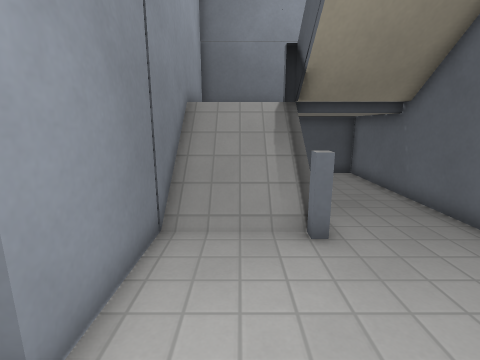
view 1 (above)

16 first-person views from a walk through a Godot game level. The camera is 1.3 m above the floor, tilts 12° down and sees 85° across. The floor is counted in squares, 0.5 m on a side. Each view is taken from the middle of a square. On the plan, view 1 faces up. The plan holds only what a view shows up to about 18 squares ahead; the rest is blank. The place goes on beyond the plan. Surface patterns are stand-ins for the level's own textures.

view 2
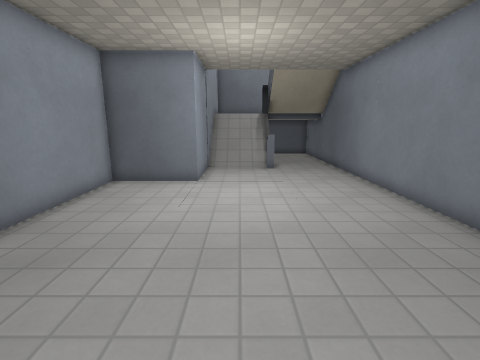

view 3
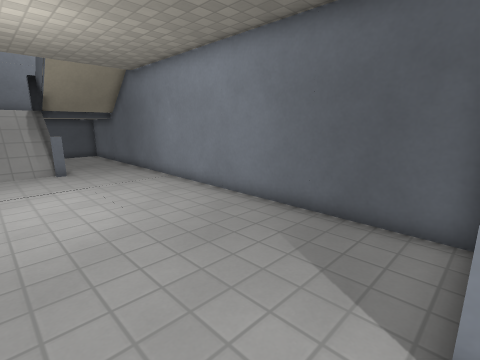

view 4
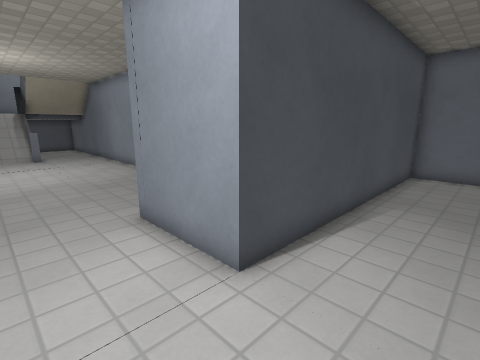

view 5
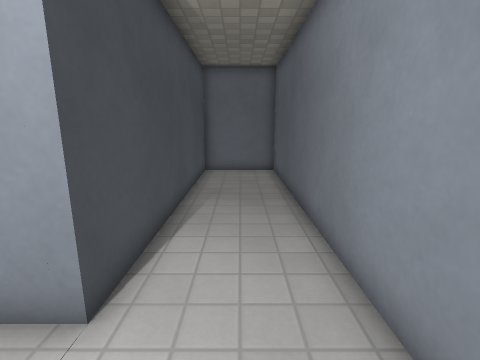

view 6
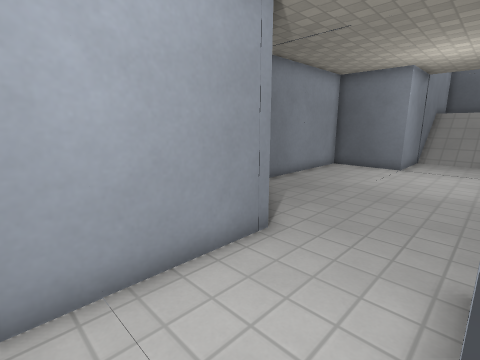

view 7
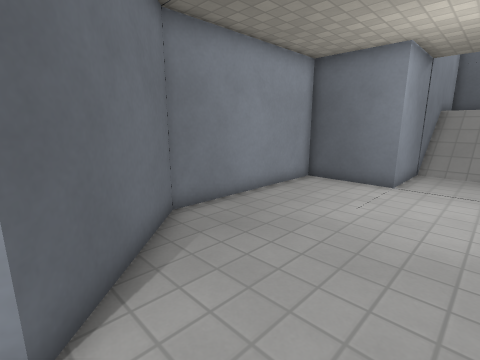

view 8
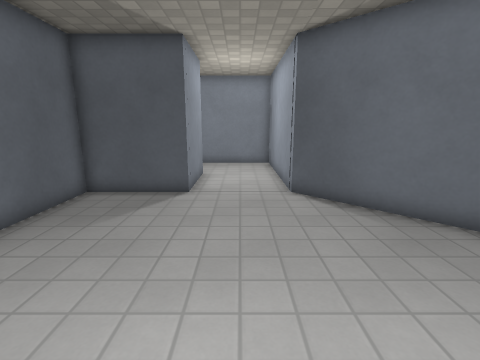

view 9
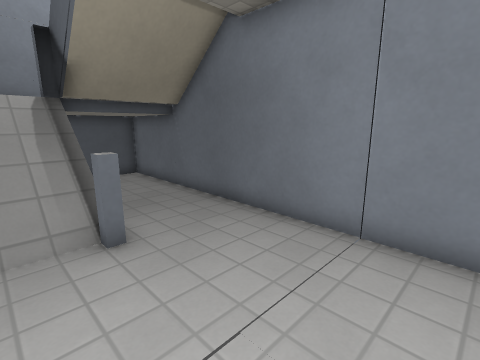

view 10
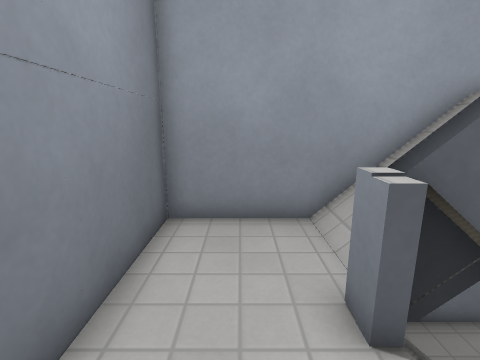

view 11
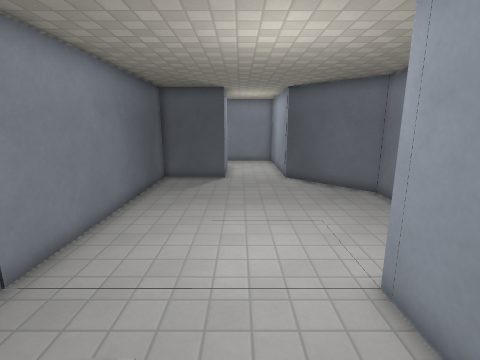

view 12
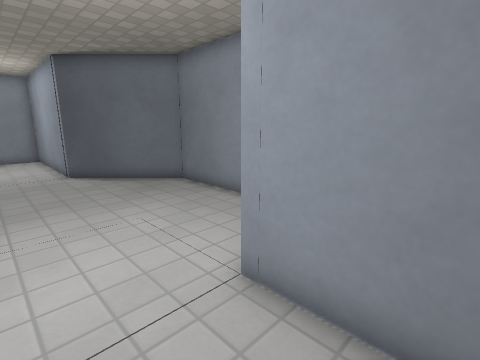

view 13
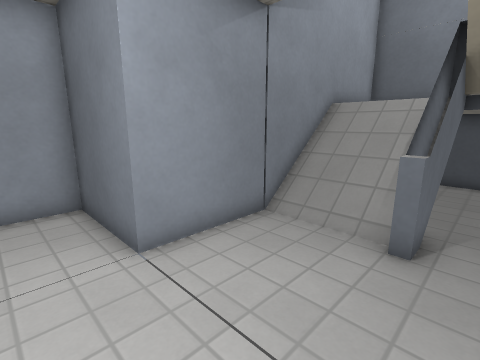

view 14
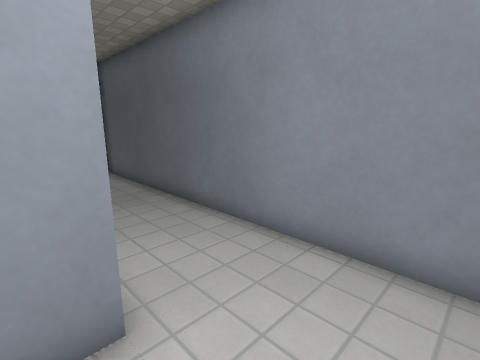

view 15
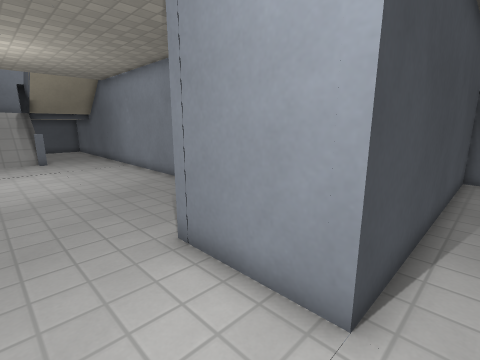

view 16
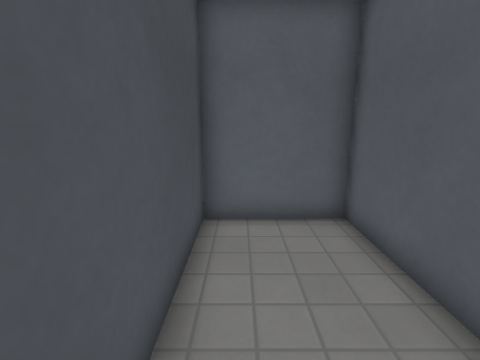

### Floor plan
Key: @ floor where view 1 was taken; # wall or solid block; x gap in a wall; . main floor; : floor 1.75 m higher than the main floor; / step, stairs or slope; = window, fence, low wall or low ledge.
Columns run from 6 left of view 1 to 14 right of it. Each row starts with its distance up from view 1.
 14     #########
 13     #  :::::#
 12     #: :::::#
 11     #  :::::#
 10     #///=///#
  9     #///#...#
  8     #///x...#
  7     #///#...#
  6     #...=...#
  5     #.......#
  4     #.......#
  3     #.......#
  2 #####.......#
  1 #...........#
  0 #.....@.....#
 -1 #...........#
 -2 #...........#
 -3 #...........#
 -4 #...........#
 -5 #...........#
 -6 #...........#
 -7 ##..........#
 -8  ##.........#
 -9   ##........#
-10    ##...#####
-11     #...#
-12     #...#
-13     #...#
-14     #...#############
-15     #...............#
-16     #...............#
-17     #...............#
-18     #################

Positions as (right, up) in squares from view 1, and headings:
1: (0, 0), facing up
2: (0, -10), facing up
3: (-1, -10), facing up-right
4: (-1, -17), facing up-right
5: (-1, -16), facing right
6: (2, -15), facing up-left
7: (1, -10), facing up-left
8: (0, 0), facing down
9: (0, 0), facing up-right
10: (-1, 12), facing right
11: (1, 7), facing down
12: (1, 5), facing down-left
13: (3, 0), facing up-left
14: (-1, -13), facing down-right
15: (-1, -15), facing up-right
16: (7, -15), facing right
